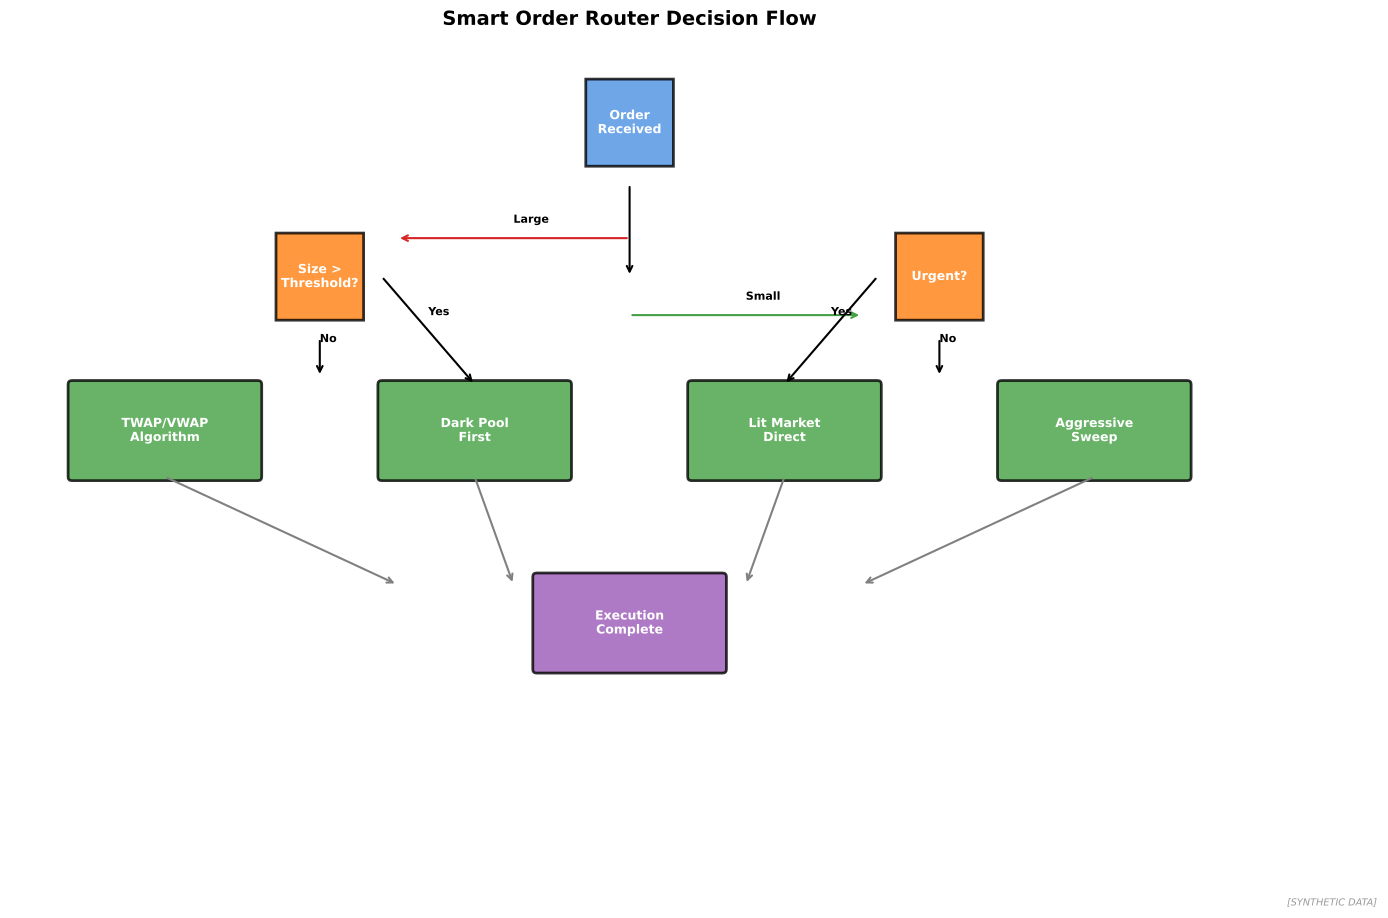

Generate this figure with Python:
"""
Smart Order Routing Logic
SOR algorithm decision tree

Output: smart_order_routing.pdf
Module: module_04_trad_finance
Lesson: 40 - Electronic Trading
"""

from pathlib import Path
import matplotlib.pyplot as plt
import matplotlib.patches as mpatches
import numpy as np

CHART_METADATA = {
    'title': 'Smart Order Routing',
    'module': 'module_04_trad_finance',
    'lesson': 40,
    'url': 'https://github.com/Digital-AI-Finance/digital-finance/tree/main/module_04_trad_finance/figures/smart_order_routing'
}

plt.rcParams.update({'font.size': 10, 'axes.labelsize': 10})

def create_chart():
    fig, ax = plt.subplots(figsize=(16, 10))
    ax.set_xlim(0, 16)
    ax.set_ylim(0, 10)

    # SOR Decision Flow
    nodes = [
        (8, 9, 'Order\nReceived', '#4A90E2', 'diamond'),
        (4, 7, 'Size >\nThreshold?', '#FF7F0E', 'diamond'),
        (12, 7, 'Urgent?', '#FF7F0E', 'diamond'),
        (2, 5, 'TWAP/VWAP\nAlgorithm', '#44A044', 'rect'),
        (6, 5, 'Dark Pool\nFirst', '#44A044', 'rect'),
        (10, 5, 'Lit Market\nDirect', '#44A044', 'rect'),
        (14, 5, 'Aggressive\nSweep', '#44A044', 'rect'),
        (8, 2.5, 'Execution\nComplete', '#9B59B6', 'rect'),
    ]

    for x, y, label, color, shape in nodes:
        if shape == 'diamond':
            diamond = mpatches.RegularPolygon((x, y), numVertices=4, radius=0.8,
                                               orientation=np.pi/4,
                                               facecolor=color, alpha=0.8,
                                               edgecolor='black', linewidth=2)
            ax.add_patch(diamond)
        else:
            rect = mpatches.FancyBboxPatch((x-1.2, y-0.6), 2.4, 1.2,
                                            boxstyle="round,pad=0.05",
                                            facecolor=color, alpha=0.8,
                                            edgecolor='black', linewidth=2)
            ax.add_patch(rect)
        ax.text(x, y, label, ha='center', va='center', fontsize=9,
               fontweight='bold', color='white')

    # Connections with labels
    connections = [
        (8, 8.2, 8, 7, '', 'k'),
        (4, 6.2, 4, 5.7, 'No', 'k'),
        (12, 6.2, 12, 5.7, 'No', 'k'),
        (8, 7.5, 5, 7.5, 'Large', '#D62728'),
        (8, 6.5, 11, 6.5, 'Small', '#44A044'),
        (4.8, 7, 6, 5.6, 'Yes', 'k'),
        (11.2, 7, 10, 5.6, 'Yes', 'k'),
        (2, 4.4, 5, 3, '', 'gray'),
        (6, 4.4, 6.5, 3, '', 'gray'),
        (10, 4.4, 9.5, 3, '', 'gray'),
        (14, 4.4, 11, 3, '', 'gray'),
    ]

    for x1, y1, x2, y2, label, color in connections:
        ax.annotate('', xy=(x2, y2), xytext=(x1, y1),
                   arrowprops=dict(arrowstyle='->', color=color, lw=1.5))
        if label:
            ax.text((x1+x2)/2, (y1+y2)/2 + 0.2, label, fontsize=8, fontweight='bold')

    ax.set_title('Smart Order Router Decision Flow', fontsize=14, fontweight='bold', pad=15)
    ax.axis('off')

    fig.text(0.98, 0.02, '[SYNTHETIC DATA]', fontsize=7, color='#999999', ha='right', style='italic')

    output_path = Path(__file__).parent / 'smart_order_routing.pdf'
    plt.savefig(output_path, format='pdf', dpi=300, bbox_inches='tight')
    plt.close()
    print(f"Chart saved to: {output_path}")
    return output_path

if __name__ == '__main__':
    create_chart()
